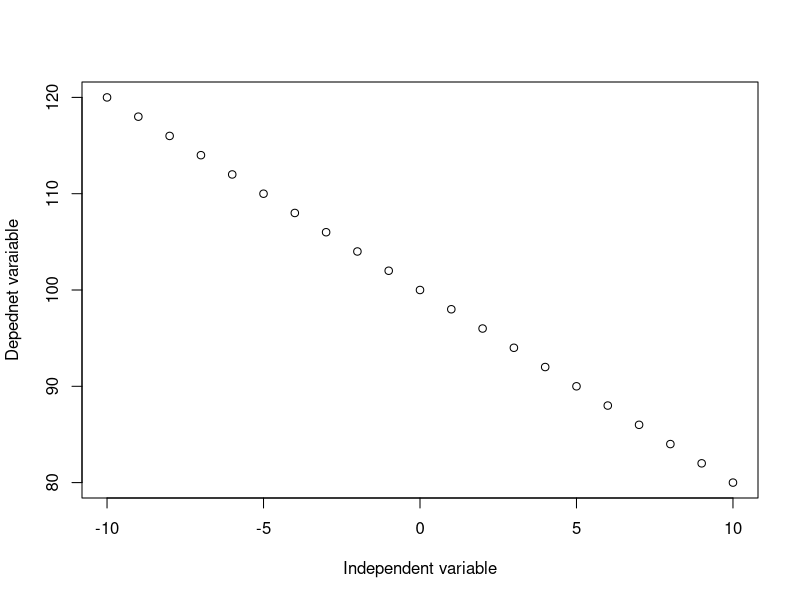

Write the R code that produced this figure.
x <- -10:10 
b <- -2 
a <- 100 
y <- b*x + a 

plot(x,y, xlab= "Independent variable", ylab = "Depednet varaiable")

# This is another test of the push 